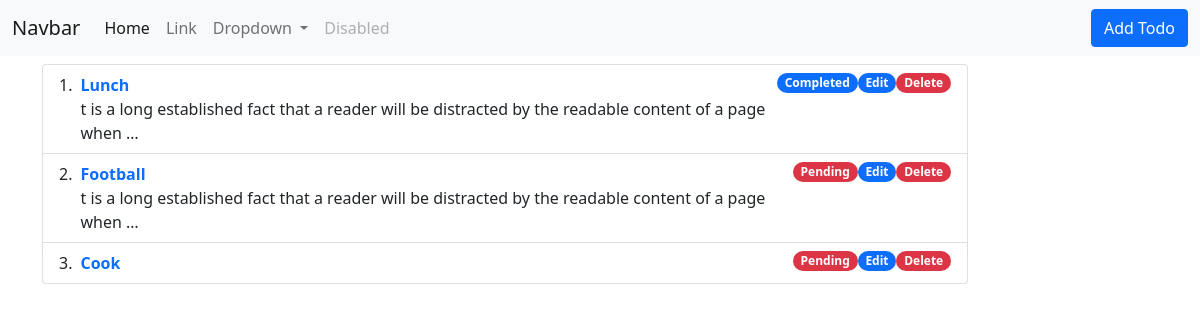
The page / on the database its author committed.
### todo/models.py (models this page shows, shortened)
class Todo(models.Model):
    title = models.CharField(max_length=100)
    description = models.TextField(null=True, blank=True)
    status  = models.BooleanField(default=False)
    created_on = models.DateTimeField(auto_now_add=True)

### todo/views.py (the view)
# urls.py: path('', views.list,name='list'),
def list(request):
    todo = Todo.objects.all()
    context = {'todo':todo,}
    return render(request, 'index.html',context)

### templates/index.html
{% extends 'base.html' %}
{% block content %}
<div class="container">
  <div class="row">
    <div class="col-md-10 ">
      <ol class="list-group list-group-numbered">
        {% for each in todo %}
  <li class="list-group-item d-flex justify-content-between align-items-start">
    <div class="ms-2 me-auto">
      <div class="fw-bold "> <a class="text-decoration-none" href="{% url 'list_detail' each.id %}"> {{each.title}} </a> </div>
      {{ each.description|truncatewords:20 }}
    </div>
    {% if each.status == False %}
    <span class="badge bg-danger rounded-pill">Pending</span>
    {% else %}
    <span class="badge bg-primary rounded-pill">Completed</span>
    {% endif %}
    <span class="badge bg-primary rounded-pill"><a class="text-decoration-none text-white" href="{% url 'update_todo' each.id %}">  Edit</a> </span>
    <span class="badge bg-danger rounded-pill"><a class="text-decoration-none text-white"  onclick="return confirm('Sure Want Delete?')" href="{% url 'delete_todo' each.id %}"> Delete</a> </span>
  </li>
  {% endfor %}
</ol>
    </div>
  </div>
</div>
{% endblock %}

### templates/base.html (shortened to what this page needs)
<!doctype html>
<html lang="en">
  <head>
    <link href="https://cdn.jsdelivr.net/npm/bootstrap@5.0.2/dist/css/bootstrap.min.css" rel="stylesheet">
  </head>
  <body>
    <nav class="navbar navbar-expand-lg navbar-light bg-light mb-2">
  <div class="container-fluid">
    <a class="navbar-brand" href="#">Navbar</a>
    <div class="collapse navbar-collapse" id="navbarSupportedContent">
      <ul class="navbar-nav me-auto mb-2 mb-lg-0">
        <li class="nav-item">
          <a class="nav-link active" aria-current="page" href="#">Home</a>
        </li>
        <li class="nav-item">
          <a class="nav-link" href="#">Link</a>
        </li>
        <li class="nav-item dropdown">
          <a class="nav-link dropdown-toggle" href="#" id="navbarDropdown" role="button" data-bs-toggle="dropdown" aria-expanded="false">
            Dropdown
          </a>
        </li>
        <li class="nav-item">
          <a class="nav-link disabled" href="#" tabindex="-1" aria-disabled="true">Disabled</a>
        </li>
      </ul>
      <a href="{% url 'create_todo' %}" type="button" class="btn btn-primary">Add Todo</a>
    </div>
  </div>
</nav>
    {% block content %}
    {% endblock %}
  </body>
</html>

### rows shown on the page
Todo: title "Lunch", description "t is a long established fact that a reader will be distracted by the readable content of a page when …", status "Completed"
Todo: title "Football", description "t is a long established fact that a reader will be distracted by the readable content of a page when …", status "Pending"
Todo: title "Cook", status "Pending"
